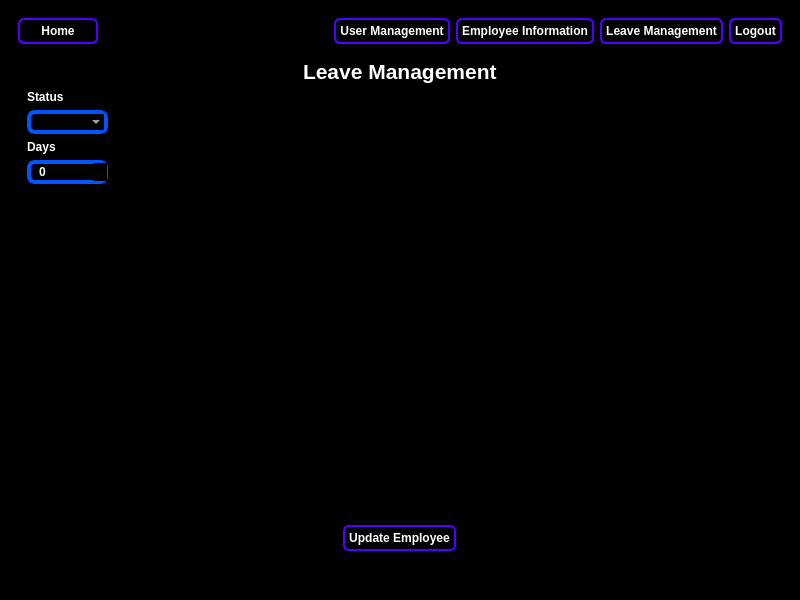
<?xml version="1.0" encoding="UTF-8"?>
<ui version="4.0">
 <class>DashboardsWindow</class>
 <widget class="QMainWindow" name="DashboardsWindow">
  <property name="geometry">
   <rect>
    <x>0</x>
    <y>0</y>
    <width>800</width>
    <height>600</height>
   </rect>
  </property>
  <property name="windowTitle">
   <string>HR System</string>
  </property>
  <property name="windowIcon">
   <iconset resource="image_resources.qrc">
    <normaloff>:/newPrefix/fugue-icons-3.5.6/icons/user-business.png</normaloff>:/newPrefix/fugue-icons-3.5.6/icons/user-business.png</iconset>
  </property>
  <property name="styleSheet">
   <string notr="true">background-color: rgb(0, 0, 0);
font-weight:bold;
color:rgb(255, 255, 255);</string>
  </property>
  <widget class="QWidget" name="centralwidget">
   <layout class="QVBoxLayout" name="verticalLayout">
    <item>
     <widget class="QWidget" name="widget" native="true">
      <layout class="QVBoxLayout" name="verticalLayout_2">
       <item>
        <layout class="QHBoxLayout" name="horizontalLayout">
         <item>
          <widget class="QPushButton" name="homeButton">
           <property name="minimumSize">
            <size>
             <width>80</width>
             <height>0</height>
            </size>
           </property>
           <property name="font">
            <font>
             <weight>75</weight>
             <bold>true</bold>
            </font>
           </property>
           <property name="styleSheet">
            <string notr="true">QPushButton{
background-image: url(:/newPrefix/fugue-icons-3.5.6/icons/home-medium.png);
background-repeat: no-repeat;
border: 2px;
border-style:solid;
border-radius:6px;
background-color:rgb(0, 0, 0);
padding: 4px;
color:rgb(255, 255, 255);
border-color:rgb(81, 0, 255);
}

QPushButton:hover{
border-bottom-color:rgb(0, 196, 113);
}

QPushButton:pressed{
background-color:rgb(79, 79, 79)
}</string>
           </property>
           <property name="text">
            <string>Home</string>
           </property>
          </widget>
         </item>
         <item>
          <spacer name="horizontalSpacer">
           <property name="orientation">
            <enum>Qt::Horizontal</enum>
           </property>
           <property name="sizeHint" stdset="0">
            <size>
             <width>40</width>
             <height>20</height>
            </size>
           </property>
          </spacer>
         </item>
         <item>
          <widget class="QPushButton" name="userManagementButton">
           <property name="font">
            <font>
             <weight>75</weight>
             <bold>true</bold>
            </font>
           </property>
           <property name="styleSheet">
            <string notr="true">QPushButton{
border: 2px;
border-style:solid;
border-radius:6px;
background-color:rgb(0, 0, 0);
padding: 4px;
color:rgb(255, 255, 255);
border-color:rgb(81, 0, 255);
}

QPushButton:hover{
border-bottom-color:rgb(0, 196, 113);
}

QPushButton:pressed{
background-color:rgb(79, 79, 79)
}</string>
           </property>
           <property name="text">
            <string>User Management</string>
           </property>
          </widget>
         </item>
         <item>
          <widget class="QPushButton" name="employeeInformationButton">
           <property name="font">
            <font>
             <weight>75</weight>
             <bold>true</bold>
            </font>
           </property>
           <property name="styleSheet">
            <string notr="true">QPushButton{
border: 2px;
border-style:solid;
border-radius:6px;
background-color:rgb(0, 0, 0);
padding: 4px;
color:rgb(255, 255, 255);
border-color:rgb(81, 0, 255);
}

QPushButton:hover{
border-bottom-color:rgb(0, 196, 113);
}

QPushButton:pressed{
background-color:rgb(79, 79, 79)
}</string>
           </property>
           <property name="text">
            <string>Employee Information</string>
           </property>
          </widget>
         </item>
         <item>
          <widget class="QPushButton" name="leaveManagementButton">
           <property name="font">
            <font>
             <weight>75</weight>
             <bold>true</bold>
            </font>
           </property>
           <property name="styleSheet">
            <string notr="true">QPushButton{
border: 2px;
border-style:solid;
border-radius:6px;
background-color:rgb(0, 0, 0);
padding: 4px;
color:rgb(255, 255, 255);
border-color:rgb(81, 0, 255);
}

QPushButton:hover{
border-bottom-color:rgb(0, 196, 113);
}

QPushButton:pressed{
background-color:rgb(79, 79, 79)
}</string>
           </property>
           <property name="text">
            <string>Leave Management</string>
           </property>
          </widget>
         </item>
         <item>
          <widget class="QPushButton" name="logoutButton">
           <property name="font">
            <font>
             <weight>75</weight>
             <bold>true</bold>
            </font>
           </property>
           <property name="styleSheet">
            <string notr="true">QPushButton{
border: 2px;
border-style:solid;
border-radius:6px;
background-color:rgb(0, 0, 0);
padding: 4px;
color:rgb(255, 255, 255);
border-color:rgb(81, 0, 255);
}

QPushButton:hover{
border-bottom-color:rgb(0, 196, 113);
}

QPushButton:pressed{
background-color:rgb(79, 79, 79)
}</string>
           </property>
           <property name="text">
            <string>Logout</string>
           </property>
          </widget>
         </item>
        </layout>
       </item>
       <item>
        <widget class="QStackedWidget" name="stackedWidget">
         <property name="currentIndex">
          <number>3</number>
         </property>
         <widget class="QWidget" name="homePage">
          <layout class="QVBoxLayout" name="verticalLayout_5">
           <item alignment="Qt::AlignHCenter">
            <widget class="QLabel" name="label_3">
             <property name="font">
              <font>
               <pointsize>16</pointsize>
               <weight>75</weight>
               <bold>true</bold>
              </font>
             </property>
             <property name="styleSheet">
              <string notr="true">color:rgb(255, 255, 255)</string>
             </property>
             <property name="text">
              <string>HUMAN RESOURCE MANAGEMENT SYSTEM</string>
             </property>
            </widget>
           </item>
           <item>
            <layout class="QHBoxLayout" name="horizontalLayout_2">
             <item>
              <layout class="QVBoxLayout" name="verticalLayout_6">
               <item>
                <spacer name="verticalSpacer">
                 <property name="orientation">
                  <enum>Qt::Vertical</enum>
                 </property>
                 <property name="sizeHint" stdset="0">
                  <size>
                   <width>20</width>
                   <height>40</height>
                  </size>
                 </property>
                </spacer>
               </item>
               <item alignment="Qt::AlignLeft">
                <widget class="QPushButton" name="page1UserManagementButton">
                 <property name="minimumSize">
                  <size>
                   <width>140</width>
                   <height>40</height>
                  </size>
                 </property>
                 <property name="maximumSize">
                  <size>
                   <width>140</width>
                   <height>40</height>
                  </size>
                 </property>
                 <property name="font">
                  <font>
                   <weight>75</weight>
                   <bold>true</bold>
                  </font>
                 </property>
                 <property name="styleSheet">
                  <string notr="true">QPushButton{
border: 2px;
border-style:solid;
border-radius:6px;
background-color:rgb(0, 0, 0);
padding: 4px;
color:rgb(255, 255, 255);
border-color:rgb(81, 0, 255);
}

QPushButton:hover{
border-bottom-color:rgb(0, 196, 113);
}

QPushButton:pressed{
background-color:rgb(79, 79, 79)
}</string>
                 </property>
                 <property name="text">
                  <string>User Management</string>
                 </property>
                </widget>
               </item>
               <item alignment="Qt::AlignLeft">
                <widget class="QPushButton" name="page1EmployeeInformationButton">
                 <property name="minimumSize">
                  <size>
                   <width>140</width>
                   <height>40</height>
                  </size>
                 </property>
                 <property name="maximumSize">
                  <size>
                   <width>140</width>
                   <height>40</height>
                  </size>
                 </property>
                 <property name="font">
                  <font>
                   <weight>75</weight>
                   <bold>true</bold>
                  </font>
                 </property>
                 <property name="styleSheet">
                  <string notr="true">QPushButton{
border: 2px;
border-style:solid;
border-radius:6px;
background-color:rgb(0, 0, 0);
padding: 4px;
color:rgb(255, 255, 255);
border-color:rgb(81, 0, 255);
}

QPushButton:hover{
border-bottom-color:rgb(0, 196, 113);
}

QPushButton:pressed{
background-color:rgb(79, 79, 79)
}</string>
                 </property>
                 <property name="text">
                  <string>Employee Information</string>
                 </property>
                </widget>
               </item>
               <item alignment="Qt::AlignLeft">
                <widget class="QPushButton" name="page1LeaveManagementButton">
                 <property name="minimumSize">
                  <size>
                   <width>140</width>
                   <height>40</height>
                  </size>
                 </property>
                 <property name="maximumSize">
                  <size>
                   <width>140</width>
                   <height>40</height>
                  </size>
                 </property>
                 <property name="font">
                  <font>
                   <weight>75</weight>
                   <bold>true</bold>
                  </font>
                 </property>
                 <property name="styleSheet">
                  <string notr="true">QPushButton{
border: 2px;
border-style:solid;
border-radius:6px;
background-color:rgb(0, 0, 0);
padding: 4px;
color:rgb(255, 255, 255);
border-color:rgb(81, 0, 255);
}

QPushButton:hover{
border-bottom-color:rgb(0, 196, 113);
}

QPushButton:pressed{
background-color:rgb(79, 79, 79)
}</string>
                 </property>
                 <property name="text">
                  <string>Leave Management </string>
                 </property>
                </widget>
               </item>
               <item alignment="Qt::AlignLeft">
                <widget class="QPushButton" name="page1EmployeeRecruitmentButton">
                 <property name="minimumSize">
                  <size>
                   <width>140</width>
                   <height>40</height>
                  </size>
                 </property>
                 <property name="maximumSize">
                  <size>
                   <width>140</width>
                   <height>40</height>
                  </size>
                 </property>
                 <property name="font">
                  <font>
                   <weight>75</weight>
                   <bold>true</bold>
                  </font>
                 </property>
                 <property name="styleSheet">
                  <string notr="true">QPushButton{
border: 2px;
border-style:solid;
border-radius:6px;
background-color:rgb(0, 0, 0);
padding: 4px;
color:rgb(255, 255, 255);
border-color:rgb(81, 0, 255);
}

QPushButton:hover{
border-bottom-color:rgb(0, 196, 113);
}

QPushButton:pressed{
background-color:rgb(79, 79, 79)
}</string>
                 </property>
                 <property name="text">
                  <string>Employee Recruitment</string>
                 </property>
                </widget>
               </item>
               <item>
                <spacer name="verticalSpacer_2">
                 <property name="orientation">
                  <enum>Qt::Vertical</enum>
                 </property>
                 <property name="sizeHint" stdset="0">
                  <size>
                   <width>20</width>
                   <height>40</height>
                  </size>
                 </property>
                </spacer>
               </item>
              </layout>
             </item>
             <item>
              <layout class="QVBoxLayout" name="verticalLayout_4">
               <item alignment="Qt::AlignHCenter">
                <widget class="QLabel" name="label_4">
                 <property name="text">
                  <string/>
                 </property>
                 <property name="pixmap">
                  <pixmap resource="image_resources.qrc">:/newPrefix/images/analytics_bluepng-removebg-preview.png</pixmap>
                 </property>
                </widget>
               </item>
               <item alignment="Qt::AlignHCenter">
                <widget class="QLabel" name="label_5">
                 <property name="text">
                  <string/>
                 </property>
                 <property name="pixmap">
                  <pixmap resource="image_resources.qrc">:/newPrefix/images/product_analytics-removebg-preview.png</pixmap>
                 </property>
                </widget>
               </item>
              </layout>
             </item>
            </layout>
           </item>
           <item>
            <widget class="QLabel" name="label">
             <property name="text">
              <string/>
             </property>
            </widget>
           </item>
          </layout>
         </widget>
         <widget class="QWidget" name="employeeManagementPage">
          <layout class="QVBoxLayout" name="verticalLayout_3">
           <item alignment="Qt::AlignHCenter">
            <widget class="QLabel" name="label_2">
             <property name="font">
              <font>
               <pointsize>16</pointsize>
               <weight>75</weight>
               <bold>true</bold>
              </font>
             </property>
             <property name="text">
              <string>Employee Management</string>
             </property>
            </widget>
           </item>
           <item>
            <layout class="QHBoxLayout" name="horizontalLayout_4">
             <item>
              <layout class="QVBoxLayout" name="verticalLayout_7">
               <item>
                <widget class="QLabel" name="label_6">
                 <property name="text">
                  <string>EmpId</string>
                 </property>
                </widget>
               </item>
               <item>
                <widget class="QLineEdit" name="empIdField">
                 <property name="minimumSize">
                  <size>
                   <width>200</width>
                   <height>0</height>
                  </size>
                 </property>
                 <property name="maximumSize">
                  <size>
                   <width>200</width>
                   <height>16777215</height>
                  </size>
                 </property>
                 <property name="styleSheet">
                  <string notr="true">QLineEdit{
border: 4px;
color:rgb(255, 255, 255);
border-style : solid;
padding-left:6px;
border-color:rgb(0, 85, 255);
border-radius:8px;
}
QLineEdit:focus{
border-bottom-color:rgb(0, 196, 113)
}</string>
                 </property>
                 <property name="placeholderText">
                  <string>Enter Employee ID</string>
                 </property>
                </widget>
               </item>
               <item>
                <widget class="QLabel" name="label_9">
                 <property name="text">
                  <string>EmpName</string>
                 </property>
                </widget>
               </item>
               <item>
                <widget class="QLineEdit" name="empNameField">
                 <property name="minimumSize">
                  <size>
                   <width>200</width>
                   <height>0</height>
                  </size>
                 </property>
                 <property name="maximumSize">
                  <size>
                   <width>200</width>
                   <height>16777215</height>
                  </size>
                 </property>
                 <property name="styleSheet">
                  <string notr="true">QLineEdit{
border: 4px;
color:rgb(255, 255, 255);
border-style : solid;
padding-left:6px;
border-color:rgb(0, 85, 255);
border-radius:8px;
}
QLineEdit:focus{
border-bottom-color:rgb(0, 196, 113)
}</string>
                 </property>
                 <property name="placeholderText">
                  <string>Enter Employee Name</string>
                 </property>
                </widget>
               </item>
               <item>
                <widget class="QLabel" name="label_11">
                 <property name="text">
                  <string>Gender</string>
                 </property>
                </widget>
               </item>
               <item>
                <widget class="QComboBox" name="genderComboBox">
                 <property name="minimumSize">
                  <size>
                   <width>200</width>
                   <height>0</height>
                  </size>
                 </property>
                 <property name="maximumSize">
                  <size>
                   <width>200</width>
                   <height>16777215</height>
                  </size>
                 </property>
                 <property name="styleSheet">
                  <string notr="true">QComboBox{
border: 4px;
color:rgb(255, 255, 255);
border-style : solid;
padding-left:6px;
border-color:rgb(0, 85, 255);
border-radius:8px;
}
QComboBox:focus{
border-bottom-color:rgb(0, 196, 113)
}</string>
                 </property>
                </widget>
               </item>
               <item>
                <widget class="QLabel" name="label_10">
                 <property name="text">
                  <string>Status</string>
                 </property>
                </widget>
               </item>
               <item>
                <widget class="QComboBox" name="statusComboBox">
                 <property name="minimumSize">
                  <size>
                   <width>200</width>
                   <height>0</height>
                  </size>
                 </property>
                 <property name="maximumSize">
                  <size>
                   <width>200</width>
                   <height>16777215</height>
                  </size>
                 </property>
                 <property name="styleSheet">
                  <string notr="true">QComboBox{
border: 4px;
color:rgb(255, 255, 255);
border-style : solid;
padding-left:6px;
border-color:rgb(0, 85, 255);
border-radius:8px;
}
QComboBox:focus{
border-bottom-color:rgb(0, 196, 113)
}</string>
                 </property>
                </widget>
               </item>
               <item>
                <widget class="QLabel" name="label_8">
                 <property name="text">
                  <string>Position</string>
                 </property>
                </widget>
               </item>
               <item>
                <widget class="QComboBox" name="positionComboBox">
                 <property name="minimumSize">
                  <size>
                   <width>200</width>
                   <height>0</height>
                  </size>
                 </property>
                 <property name="maximumSize">
                  <size>
                   <width>200</width>
                   <height>16777215</height>
                  </size>
                 </property>
                 <property name="styleSheet">
                  <string notr="true">QComboBox{
border: 4px;
color:rgb(255, 255, 255);
border-style : solid;
padding-left:6px;
border-color:rgb(0, 85, 255);
border-radius:8px;
}
QComboBox:focus{
border-bottom-color:rgb(0, 196, 113)
}</string>
                 </property>
                </widget>
               </item>
               <item>
                <widget class="QLabel" name="label_7">
                 <property name="text">
                  <string>Salary</string>
                 </property>
                </widget>
               </item>
               <item>
                <widget class="QLineEdit" name="salaryFIeld">
                 <property name="minimumSize">
                  <size>
                   <width>200</width>
                   <height>0</height>
                  </size>
                 </property>
                 <property name="maximumSize">
                  <size>
                   <width>200</width>
                   <height>16777215</height>
                  </size>
                 </property>
                 <property name="styleSheet">
                  <string notr="true">QLineEdit{
border: 4px;
color:rgb(255, 255, 255);
border-style : solid;
padding-left:6px;
border-color:rgb(0, 85, 255);
border-radius:8px;
}
QLineEdit:focus{
border-bottom-color:rgb(0, 196, 113)
}</string>
                 </property>
                 <property name="placeholderText">
                  <string>Enter Salary</string>
                 </property>
                </widget>
               </item>
               <item>
                <spacer name="verticalSpacer_3">
                 <property name="orientation">
                  <enum>Qt::Vertical</enum>
                 </property>
                 <property name="sizeHint" stdset="0">
                  <size>
                   <width>20</width>
                   <height>40</height>
                  </size>
                 </property>
                </spacer>
               </item>
              </layout>
             </item>
             <item>
              <widget class="QTreeView" name="employeeManagementTreeView">
               <property name="minimumSize">
                <size>
                 <width>520</width>
                 <height>0</height>
                </size>
               </property>
               <property name="font">
                <font>
                 <weight>75</weight>
                 <bold>true</bold>
                </font>
               </property>
              </widget>
             </item>
            </layout>
           </item>
           <item>
            <layout class="QHBoxLayout" name="horizontalLayout_3">
             <item>
              <spacer name="horizontalSpacer_5">
               <property name="orientation">
                <enum>Qt::Horizontal</enum>
               </property>
               <property name="sizeHint" stdset="0">
                <size>
                 <width>40</width>
                 <height>20</height>
                </size>
               </property>
              </spacer>
             </item>
             <item>
              <widget class="QPushButton" name="addEmployeeButton">
               <property name="font">
                <font>
                 <weight>75</weight>
                 <bold>true</bold>
                </font>
               </property>
               <property name="styleSheet">
                <string notr="true">QPushButton{
border: 2px;
border-style:solid;
border-radius:6px;
background-color:rgb(0, 0, 0);
padding: 4px;
color:rgb(255, 255, 255);
border-color:rgb(81, 0, 255);
}

QPushButton:hover{
border-bottom-color:rgb(0, 196, 113);
}

QPushButton:pressed{
background-color:rgb(79, 79, 79)
}</string>
               </property>
               <property name="text">
                <string>Add Employee</string>
               </property>
              </widget>
             </item>
             <item>
              <spacer name="horizontalSpacer_2">
               <property name="orientation">
                <enum>Qt::Horizontal</enum>
               </property>
               <property name="sizeHint" stdset="0">
                <size>
                 <width>40</width>
                 <height>20</height>
                </size>
               </property>
              </spacer>
             </item>
             <item>
              <widget class="QPushButton" name="updateEmployeeButton">
               <property name="font">
                <font>
                 <weight>75</weight>
                 <bold>true</bold>
                </font>
               </property>
               <property name="styleSheet">
                <string notr="true">QPushButton{
border: 2px;
border-style:solid;
border-radius:6px;
background-color:rgb(0, 0, 0);
padding: 4px;
color:rgb(255, 255, 255);
border-color:rgb(81, 0, 255);
}

QPushButton:hover{
border-bottom-color:rgb(0, 196, 113);
}

QPushButton:pressed{
background-color:rgb(79, 79, 79)
}</string>
               </property>
               <property name="text">
                <string>Update Employee</string>
               </property>
              </widget>
             </item>
             <item>
              <spacer name="horizontalSpacer_3">
               <property name="orientation">
                <enum>Qt::Horizontal</enum>
               </property>
               <property name="sizeHint" stdset="0">
                <size>
                 <width>40</width>
                 <height>20</height>
                </size>
               </property>
              </spacer>
             </item>
             <item>
              <widget class="QPushButton" name="deleteEployeeButton">
               <property name="font">
                <font>
                 <weight>75</weight>
                 <bold>true</bold>
                </font>
               </property>
               <property name="styleSheet">
                <string notr="true">QPushButton{
border: 2px;
border-style:solid;
border-radius:6px;
background-color:rgb(0, 0, 0);
padding: 4px;
color:rgb(255, 255, 255);
border-color:rgb(81, 0, 255);
}

QPushButton:hover{
border-bottom-color:rgb(0, 196, 113);
}

QPushButton:pressed{
background-color:rgb(79, 79, 79)
}</string>
               </property>
               <property name="text">
                <string>Delete Employee</string>
               </property>
              </widget>
             </item>
             <item>
              <spacer name="horizontalSpacer_4">
               <property name="orientation">
                <enum>Qt::Horizontal</enum>
               </property>
               <property name="sizeHint" stdset="0">
                <size>
                 <width>40</width>
                 <height>20</height>
                </size>
               </property>
              </spacer>
             </item>
            </layout>
           </item>
          </layout>
         </widget>
         <widget class="QWidget" name="employeeInformationPage">
          <layout class="QVBoxLayout" name="verticalLayout_8">
           <item alignment="Qt::AlignHCenter">
            <widget class="QLabel" name="label_12">
             <property name="font">
              <font>
               <pointsize>16</pointsize>
               <weight>75</weight>
               <bold>true</bold>
              </font>
             </property>
             <property name="text">
              <string>Employee Information</string>
             </property>
            </widget>
           </item>
           <item>
            <widget class="QLineEdit" name="searchField">
             <property name="minimumSize">
              <size>
               <width>200</width>
               <height>0</height>
              </size>
             </property>
             <property name="maximumSize">
              <size>
               <width>200</width>
               <height>16777215</height>
              </size>
             </property>
             <property name="styleSheet">
              <string notr="true">QLineEdit{
background-image: url(:/newPrefix/fugue-icons-3.5.6/icons/magnifier-left.png);
background-repeat: no-repeat;
background-position: right;
border: 2px;
color:rgb(255, 255, 255);
border-style : solid;
padding:4px;
border-color:rgb(0, 85, 255);
border-radius:8px;
}
QLineEdit:focus{
border-bottom-color:rgb(0, 196, 113)
}</string>
             </property>
             <property name="placeholderText">
              <string>Search</string>
             </property>
            </widget>
           </item>
           <item>
            <widget class="QTreeView" name="employeeInfoTreeView"/>
           </item>
          </layout>
         </widget>
         <widget class="QWidget" name="leaveManagamentPage">
          <layout class="QVBoxLayout" name="verticalLayout_10">
           <item alignment="Qt::AlignHCenter">
            <widget class="QLabel" name="label_13">
             <property name="font">
              <font>
               <pointsize>16</pointsize>
               <weight>75</weight>
               <bold>true</bold>
              </font>
             </property>
             <property name="text">
              <string>Leave Management</string>
             </property>
            </widget>
           </item>
           <item>
            <layout class="QHBoxLayout" name="horizontalLayout_5">
             <item>
              <layout class="QVBoxLayout" name="verticalLayout_9">
               <item>
                <widget class="QLabel" name="label_15">
                 <property name="text">
                  <string>Status</string>
                 </property>
                </widget>
               </item>
               <item>
                <widget class="QComboBox" name="leavePageStatusComboBox">
                 <property name="styleSheet">
                  <string notr="true">QComboBox{
border: 4px;
color:rgb(255, 255, 255);
border-style : solid;
padding-left:6px;
border-color:rgb(0, 85, 255);
border-radius:8px;
}
QComboBox:focus{
border-bottom-color:rgb(0, 196, 113)
}</string>
                 </property>
                </widget>
               </item>
               <item>
                <widget class="QLabel" name="label_14">
                 <property name="text">
                  <string>Days</string>
                 </property>
                </widget>
               </item>
               <item>
                <widget class="QSpinBox" name="leaveDaysSpinBox">
                 <property name="styleSheet">
                  <string notr="true">QSpinBox{
border: 4px;
color:rgb(255, 255, 255);
border-style : solid;
padding-left:6px;
border-color:rgb(0, 85, 255);
border-radius:8px;
}
QSpin
Box:focus{
border-bottom-color:rgb(0, 196, 113)
}</string>
                 </property>
                 <property name="maximum">
                  <number>60</number>
                 </property>
                </widget>
               </item>
               <item>
                <spacer name="verticalSpacer_4">
                 <property name="orientation">
                  <enum>Qt::Vertical</enum>
                 </property>
                 <property name="sizeHint" stdset="0">
                  <size>
                   <width>20</width>
                   <height>40</height>
                  </size>
                 </property>
                </spacer>
               </item>
              </layout>
             </item>
             <item>
              <widget class="QTreeView" name="leaveTreeView"/>
             </item>
            </layout>
           </item>
           <item alignment="Qt::AlignHCenter">
            <widget class="QPushButton" name="leavePageUpdateButton">
             <property name="styleSheet">
              <string notr="true">QPushButton{
border: 2px;
border-style:solid;
border-radius:6px;
background-color:rgb(0, 0, 0);
padding: 4px;
color:rgb(255, 255, 255);
border-color:rgb(81, 0, 255);
}

QPushButton:hover{
border-bottom-color:rgb(0, 196, 113);
}

QPushButton:pressed{
background-color:rgb(79, 79, 79)
}</string>
             </property>
             <property name="text">
              <string>Update Employee</string>
             </property>
            </widget>
           </item>
          </layout>
         </widget>
        </widget>
       </item>
      </layout>
     </widget>
    </item>
   </layout>
  </widget>
  <widget class="QMenuBar" name="menubar">
   <property name="geometry">
    <rect>
     <x>0</x>
     <y>0</y>
     <width>800</width>
     <height>21</height>
    </rect>
   </property>
  </widget>
  <widget class="QStatusBar" name="statusbar"/>
 </widget>
 <resources>
  <include location="image_resources.qrc"/>
  <include location="C:/Users/USER/.designer/backup/image_resources.qrc"/>
 </resources>
 <connections>
  <connection>
   <sender>page1UserManagementButton</sender>
   <signal>clicked()</signal>
   <receiver>stackedWidget</receiver>
   <slot>show()</slot>
   <hints>
    <hint type="sourcelabel">
     <x>98</x>
     <y>253</y>
    </hint>
    <hint type="destinationlabel">
     <x>399</x>
     <y>316</y>
    </hint>
   </hints>
  </connection>
  <connection>
   <sender>page1EmployeeInformationButton</sender>
   <signal>clicked()</signal>
   <receiver>stackedWidget</receiver>
   <slot>show()</slot>
   <hints>
    <hint type="sourcelabel">
     <x>98</x>
     <y>299</y>
    </hint>
    <hint type="destinationlabel">
     <x>399</x>
     <y>316</y>
    </hint>
   </hints>
  </connection>
  <connection>
   <sender>page1LeaveManagementButton</sender>
   <signal>clicked()</signal>
   <receiver>stackedWidget</receiver>
   <slot>show()</slot>
   <hints>
    <hint type="sourcelabel">
     <x>98</x>
     <y>345</y>
    </hint>
    <hint type="destinationlabel">
     <x>399</x>
     <y>316</y>
    </hint>
   </hints>
  </connection>
  <connection>
   <sender>employeeInformationButton</sender>
   <signal>clicked()</signal>
   <receiver>stackedWidget</receiver>
   <slot>show()</slot>
   <hints>
    <hint type="sourcelabel">
     <x>524</x>
     <y>52</y>
    </hint>
    <hint type="destinationlabel">
     <x>399</x>
     <y>316</y>
    </hint>
   </hints>
  </connection>
  <connection>
   <sender>leaveManagementButton</sender>
   <signal>clicked()</signal>
   <receiver>stackedWidget</receiver>
   <slot>show()</slot>
   <hints>
    <hint type="sourcelabel">
     <x>661</x>
     <y>52</y>
    </hint>
    <hint type="destinationlabel">
     <x>399</x>
     <y>316</y>
    </hint>
   </hints>
  </connection>
  <connection>
   <sender>userManagementButton</sender>
   <signal>clicked()</signal>
   <receiver>stackedWidget</receiver>
   <slot>show()</slot>
   <hints>
    <hint type="sourcelabel">
     <x>391</x>
     <y>52</y>
    </hint>
    <hint type="destinationlabel">
     <x>399</x>
     <y>316</y>
    </hint>
   </hints>
  </connection>
  <connection>
   <sender>logoutButton</sender>
   <signal>clicked()</signal>
   <receiver>DashboardsWindow</receiver>
   <slot>close()</slot>
   <hints>
    <hint type="sourcelabel">
     <x>755</x>
     <y>52</y>
    </hint>
    <hint type="destinationlabel">
     <x>399</x>
     <y>299</y>
    </hint>
   </hints>
  </connection>
  <connection>
   <sender>homeButton</sender>
   <signal>clicked()</signal>
   <receiver>stackedWidget</receiver>
   <slot>show()</slot>
   <hints>
    <hint type="sourcelabel">
     <x>58</x>
     <y>52</y>
    </hint>
    <hint type="destinationlabel">
     <x>399</x>
     <y>316</y>
    </hint>
   </hints>
  </connection>
 </connections>
</ui>
